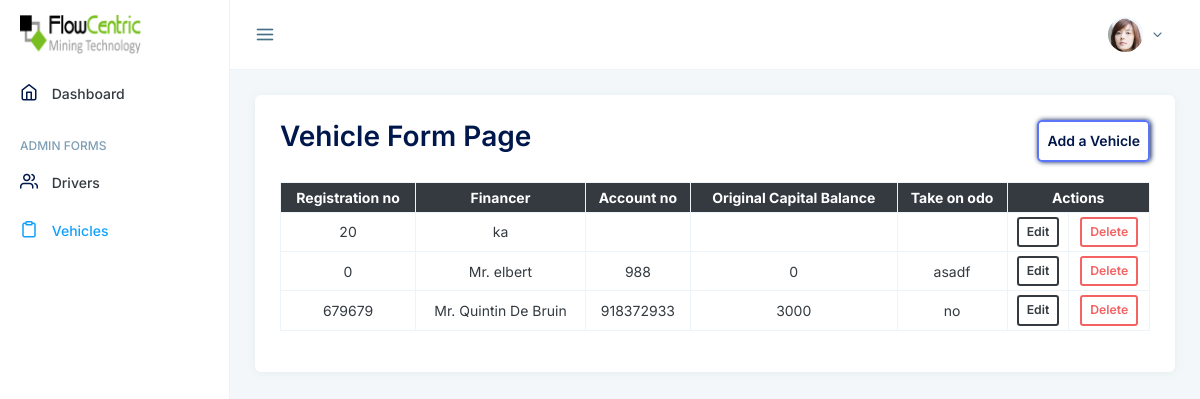
The page /vehicle_form on the database its author committed.
### myapp/models.py (models this page shows, shortened)
class Vehicle(db.Model):
    id = db.Column(db.Integer, primary_key=True)
    registration_no = db.Column(db.Integer, nullable=False, unique=False)
    financer = db.Column(db.String(100), nullable=False, unique=False)
    account_no = db.Column(db.Integer, nullable=False, unique=False)
    original_capital_balance = db.Column(db.Integer, nullable=False, unique=False)
    installment_amount = db.Column(db.Integer, nullable=False, unique=False)
    frequency_of_installment = db.Column(db.Integer, nullable=False, unique=False)
    date_commenced = db.Column(db.Date, nullable=False, unique=False, default=datetime.now().date)
    expiry_date = db.Column(db.Date, nullable=False, unique=False, default=datetime.now().date)
    original_term = db.Column(db.Integer, nullable=False, unique=False)
    remaining_installments = db.Column(db.Integer, nullable=False, unique=False)
    balloon_risidual = db.Column(db.String(100), nullable=False, unique=False)
    outstanding_capital_balance = db.Column(db.Integer, nullable=False, unique=False)
    advance_amount = db.Column(db.Integer, nullable=False, unique=False)
    actual_contract_balance = db.Column(db.Integer, nullable=False, unique=False)
    interest_rate = db.Column(db.Integer, nullable=False, unique=False)
    take_on_odo = db.Column(db.String(100), nullable=False, unique=False)
    vehicle_manufacturer = db.Column(db.String(100), nullable=False, unique=False)
    date_of_first_registration = db.Column(db.Date, default=datetime.now().date)
    model = db.Column(db.String(25), nullable=False, unique=False)
    color = db.Column(db.String(25), nullable=False, unique=False)
    mobile_number = db.Column(db.Integer, nullable=True, unique=False)
    engine_no = db.Column(db.String(50), nullable=False, unique=False)
    vin_no = db.Column(db.String(50), nullable=False, unique=False)
    tank_capacity = db.Column(db.String(50), nullable=False, unique=False)
    license_disk_expiry_date = db.Column(db.Date, default=datetime.now().date)
    license_disk_renewal_date = db.Column(db.Date, default=datetime.now().date)
    driver_id = db.Column(db.Integer, db.ForeignKey("user.id"), unique=True, nullable=True)
    vehicle = db.relationship("VehicleExpense", backref="vehicle", uselist=False)

### myapp/driver/routes.py (the view)
@Admin_DriverVehicle.route("/vehicle_form")
def vehicle_form():
    my_vehicle = Vehicle.query.all()
    return render_template('admin/vehicle/vehicle_form.html',
            my_vehicle = my_vehicle, vclass="router-link-active")

### myapp/templates/admin/vehicle/vehicle_form.html (shortened to what this page needs)
{% extends "admin/admin_layout.html" %} {% block body %}
<div class="main">
    <div class="card">
        <div class="card-body">
            <div class="count1">
                <h2>Vehicle Form Page</h2>
                <a href="{{ url_for('Admin_DriverVehicle.vehicle') }}"
                    class="btn btn-outline-info">Add a Vehicle</a>
            </div>
                <table class="table table-sm table-bordered text-center" style="margin-top:20px;">
                    <thead>
                        <tr class="bg-dark text-white">
                            <th>Registration no</th>
                            <th>Financer</th>
                            <th>Account no</th>
                            <th>Original Capital Balance</th>
                            <th>Take on odo</th>
                            <th colspan="2">Actions</th>
                        </tr>
                    </thead>
                    <tbody>
                        {% for ve in my_vehicle %}
                        <tr style="text-align: center;">
                            <td>{{ ve.registration_no }}</td>
                            <td>{{ ve.financer }}</td>
                            <td>{{ ve.account_no }}</td>
                            <td>{{ ve.original_capital_balance }}</td>
                            <td>{{ ve.take_on_odo }}</td>
                            <td><a href="{{ url_for('Admin_DriverVehicle.edit_vehicle', id=ve.id) }}"\
                                class="btn btn-sm btn-outline-dark">Edit</a></td>
                            <td>
                                <button type="button" class="btn btn-outline-danger btn-sm" data-bs-toggle="modal" data-bs-target="#delete-{{ve.registration_no}}">
                                  Delete
                                </button>
                            </td>
                        </tr>
                        {% endfor %}
                    </tbody>
                </table>
        </div>
    </div>
</div>
{% endblock body %}

### myapp/templates/admin/vehicle/vehicle_form.html (style rules this page uses)
.count1 { display: flex; justify-content: space-between; }
.count1>a { box-shadow: 1px 0px 5px #00174c; border-radius: 5px; padding: 8px; color: #00174c; }

### rows shown on the page
Vehicle: registration_no "20", financer "ka"
Vehicle: registration_no "0", financer "Mr. elbert", account_no "988", original_capital_balance "0", take_on_odo "asadf"
Vehicle: registration_no "679679", financer "Mr. Quintin De Bruin", account_no "918372933", original_capital_balance "3000", take_on_odo "no"
